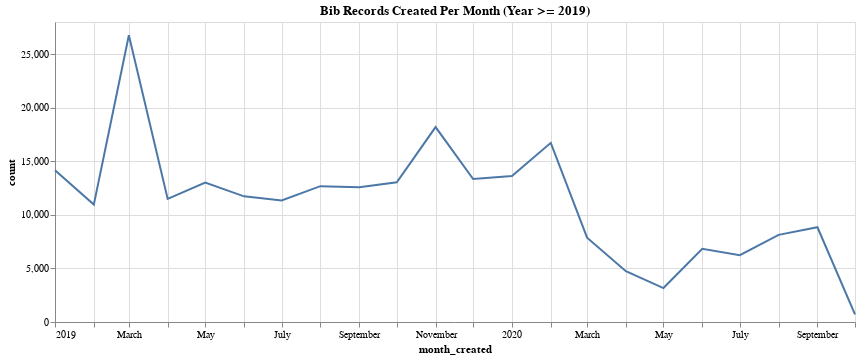

Notebook code cell kept with this figure:
### Code cell
# change it to a line chart!

alt.Chart(source).mark_line().encode(
    x='month_created:T',
    y='count',
    tooltip=['month_created:T', 'count']
).properties(
    title='Bib Records Created Per Month (Year >= 2019)',
    width=800
)

### Figure 1 — Vega-Lite specification as saved in the notebook (floating-point values rounded to 4 significant figures)
{"config": {"view": {"continuousWidth": 400, "continuousHeight": 300}}, "data": {"name": "data-7cd80700a0f11ea85af78b464ca7c610"}, "mark": "line", "encoding": {"tooltip": [{"type": "temporal", "field": "month_created"}, {"type": "quantitative", "field": "count"}], "x": {"type": "temporal", "field": "month_created"}, "y": {"type": "quantitative", "field": "count"}}, "title": "Bib Records Created Per Month (Year >= 2019)", "width": 800, "$schema": "https://vega.github.io/schema/vega-lite/v4.8.1.json", "datasets": {"data-7cd80700a0f11ea85af78b464ca7c610": [{"month_created": "2019-01", "count": 14163}, {"month_created": "2019-02", "count": 10956}, {"month_created": "2019-03", "count": 26770}, {"month_created": "2019-04", "count": 11488}, {"month_created": "2019-05", "count": 13009}, {"month_created": "2019-06", "count": 11729}, {"month_created": "2019-07", "count": 11348}, {"month_created": "2019-08", "count": 12678}, {"month_created": "2019-09", "count": 12578}, {"month_created": "2019-10", "count": 13045}, {"month_created": "2019-11", "count": 18195}, {"month_created": "2019-12", "count": 13343}, {"month_created": "2020-01", "count": 13626}, {"month_created": "2020-02", "count": 16722}, {"month_created": "2020-03", "count": 7871}, {"month_created": "2020-04", "count": 4737}, {"month_created": "2020-05", "count": 3168}, {"month_created": "2020-06", "count": 6827}, {"month_created": "2020-07", "count": 6231}, {"month_created": "2020-08", "count": 8134}, {"month_created": "2020-09", "count": 8844}, {"month_created": "2020-10", "count": 711}]}}
